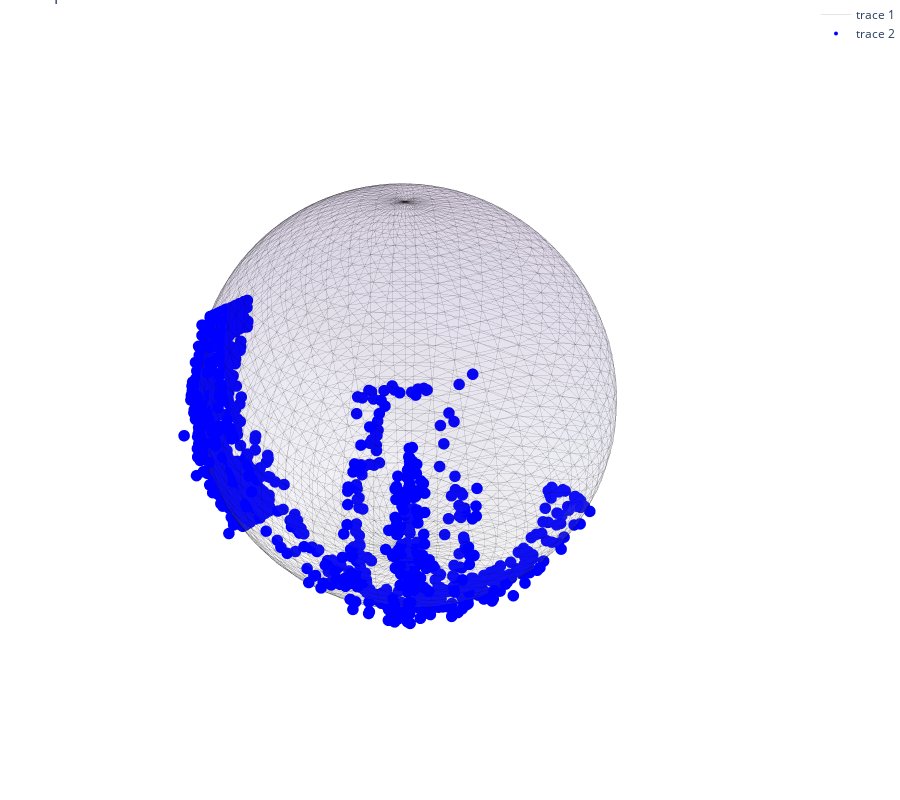

Notebook code cell kept with this figure:
### Code cell
fig_sphere.show()

### Figure 1 — Plotly figure (JSON) as saved in the notebook; plotly's stock layout.template omitted (floating-point values rounded to 4 significant figures; data arrays with more than 128 entries replaced by an {"elided": "..."} marker saying what was removed)
{"data": [{"colorscale": [[0.0, "rgb(252,251,253)"], [0.125, "rgb(239,237,245)"], [0.25, "rgb(218,218,235)"], [0.375, "rgb(188,189,220)"], [0.5, "rgb(158,154,200)"], [0.625, "rgb(128,125,186)"], [0.75, "rgb(106,81,163)"], [0.875, "rgb(84,39,143)"], [1.0, "rgb(63,0,125)"]], "flatshading": true, "i": {"elided": "4802 int values"}, "intensity": {"elided": "2500 float values"}, "j": {"elided": "4802 int values"}, "k": {"elided": "4802 int values"}, "opacity": 0.1, "showscale": false, "x": {"elided": "2500 float values"}, "y": {"elided": "2500 float values"}, "z": {"elided": "2500 float values"}, "type": "mesh3d"}, {"hoverinfo": "none", "line": {"color": "black", "width": 1.0}, "mode": "lines", "opacity": 0.1, "x": {"elided": "43218 float values"}, "y": {"elided": "43218 float values"}, "z": {"elided": "43218 float values"}, "type": "scatter3d"}, {"hoverinfo": "none", "marker": {"color": "blue", "size": 4}, "mode": "markers", "x": {"elided": "1329 float values"}, "y": {"elided": "1329 float values"}, "z": {"elided": "1329 float values"}, "type": "scatter3d"}], "layout": {"scene": {"xaxis": {"visible": false}, "yaxis": {"visible": false}, "zaxis": {"visible": false}, "aspectmode": "cube"}, "margin": {"l": 0, "r": 0, "b": 0, "t": 0}, "height": 800, "title": {"text": "Sphere"}}}
